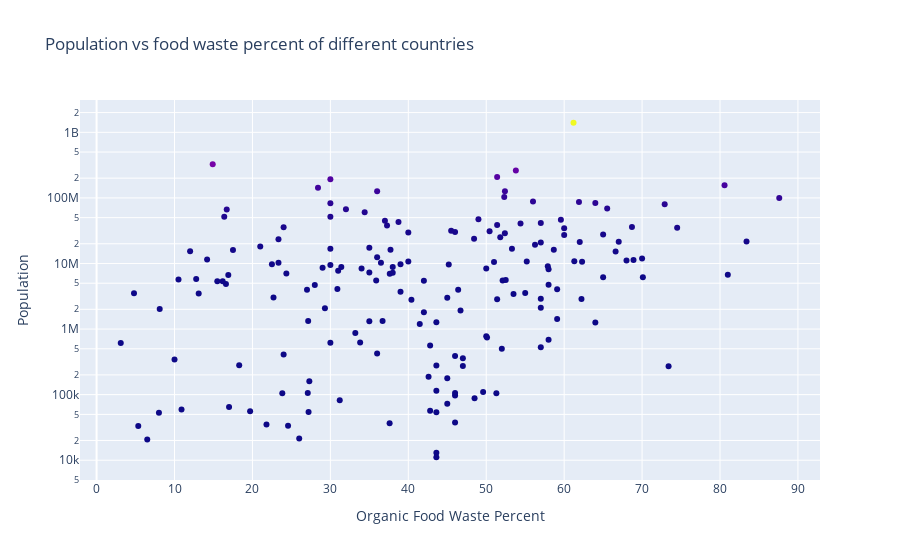

Notebook cell for this chart:
### Markdown cell above
The below scatterplot is between population and organic food waste percent. There is no specific relationship between both but there the countries are diversly scattered.

### Code cell
# population vs food waste 

fig2 = go.Figure(data=go.Scatter(x=country['organic_food_waste_percent'],
                                y=country['population'],
                                mode='markers',
                                marker_color=country['population'],
                                text=country['country'])) 

fig2.update_layout(title='Population vs food waste percent of different countries',
                   xaxis_title="Organic Food Waste Percent", yaxis_title = "Population")
fig2.update_yaxes(type="log")

# fig1.show()
fig2.show()

### Figure 1 — Plotly figure (JSON) as saved in the notebook; plotly's stock layout.template omitted (floating-point values rounded to 4 significant figures; data arrays with more than 128 entries replaced by an {"elided": "..."} marker saying what was removed)
{"data": [{"marker": {"color": {"elided": "217 int values"}}, "mode": "markers", "text": {"elided": "217 str values"}, "type": "scatter", "x": {"elided": "217 float values"}, "y": {"elided": "217 int values"}}], "layout": {"title": {"text": "Population vs food waste percent of different countries"}, "xaxis": {"title": {"text": "Organic Food Waste Percent"}}, "yaxis": {"title": {"text": "Population"}, "type": "log"}}}
